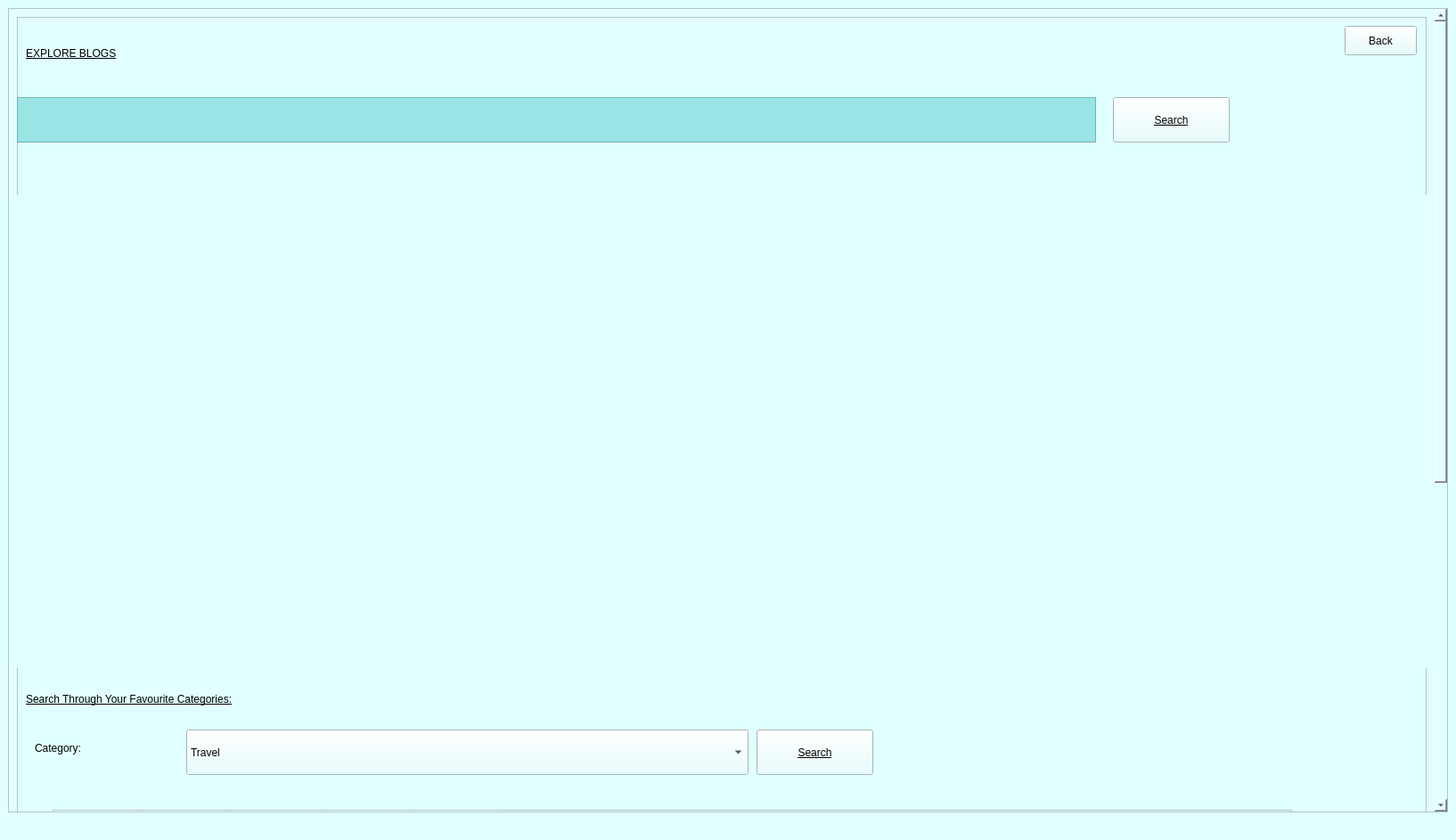
<?xml version="1.0" encoding="UTF-8"?>
<ui version="4.0">
 <class>MainWindow</class>
 <widget class="QMainWindow" name="MainWindow">
  <property name="geometry">
   <rect>
    <x>0</x>
    <y>0</y>
    <width>1634</width>
    <height>943</height>
   </rect>
  </property>
  <property name="windowTitle">
   <string>MainWindow</string>
  </property>
  <property name="styleSheet">
   <string notr="true">background-color: rgb(226, 255, 255);</string>
  </property>
  <widget class="QWidget" name="centralwidget">
   <layout class="QVBoxLayout" name="verticalLayout">
    <item>
     <widget class="QScrollArea" name="scrollArea">
      <property name="minimumSize">
       <size>
        <width>0</width>
        <height>900</height>
       </size>
      </property>
      <property name="widgetResizable">
       <bool>true</bool>
      </property>
      <widget class="QWidget" name="scrollAreaWidgetContents">
       <property name="geometry">
        <rect>
         <x>0</x>
         <y>-620</y>
         <width>1593</width>
         <height>1518</height>
        </rect>
       </property>
       <layout class="QVBoxLayout" name="verticalLayout_2">
        <item>
         <widget class="QFrame" name="frame">
          <property name="minimumSize">
           <size>
            <width>0</width>
            <height>1500</height>
           </size>
          </property>
          <property name="frameShape">
           <enum>QFrame::StyledPanel</enum>
          </property>
          <property name="frameShadow">
           <enum>QFrame::Raised</enum>
          </property>
          <widget class="QPlainTextEdit" name="name">
           <property name="geometry">
            <rect>
             <x>0</x>
             <y>90</y>
             <width>1211</width>
             <height>51</height>
            </rect>
           </property>
           <property name="styleSheet">
            <string notr="true">background-color: rgb(153, 229, 229);
font: 75 14pt &quot;MS Shell Dlg 2&quot;;</string>
           </property>
          </widget>
          <widget class="QLabel" name="label">
           <property name="geometry">
            <rect>
             <x>20</x>
             <y>800</y>
             <width>141</width>
             <height>41</height>
            </rect>
           </property>
           <property name="styleSheet">
            <string notr="true">font: 18pt &quot;MS Shell Dlg 2&quot;;</string>
           </property>
           <property name="text">
            <string>Category:</string>
           </property>
          </widget>
          <widget class="QComboBox" name="comboBox">
           <property name="geometry">
            <rect>
             <x>190</x>
             <y>800</y>
             <width>631</width>
             <height>51</height>
            </rect>
           </property>
           <property name="styleSheet">
            <string notr="true">font: 16pt &quot;Elephant&quot;;</string>
           </property>
           <item>
            <property name="text">
             <string>Travel</string>
            </property>
           </item>
           <item>
            <property name="text">
             <string>Food</string>
            </property>
           </item>
           <item>
            <property name="text">
             <string>Sports</string>
            </property>
           </item>
           <item>
            <property name="text">
             <string>Fashion</string>
            </property>
           </item>
           <item>
            <property name="text">
             <string>Personal</string>
            </property>
           </item>
          </widget>
          <widget class="QPushButton" name="pushButton_3">
           <property name="geometry">
            <rect>
             <x>1230</x>
             <y>90</y>
             <width>131</width>
             <height>51</height>
            </rect>
           </property>
           <property name="styleSheet">
            <string notr="true">font: 28pt &quot;&quot;;
text-decoration: underline;
font: 20pt &quot;Eras Bold ITC&quot;;</string>
           </property>
           <property name="text">
            <string>Search</string>
           </property>
          </widget>
          <widget class="QPushButton" name="pushButton_2">
           <property name="geometry">
            <rect>
             <x>830</x>
             <y>800</y>
             <width>131</width>
             <height>51</height>
            </rect>
           </property>
           <property name="styleSheet">
            <string notr="true">font: 28pt &quot;&quot;;
text-decoration: underline;
font: 20pt &quot;Eras Bold ITC&quot;;</string>
           </property>
           <property name="text">
            <string>Search</string>
           </property>
          </widget>
          <widget class="QTableWidget" name="tableWidget">
           <property name="geometry">
            <rect>
             <x>40</x>
             <y>890</y>
             <width>1391</width>
             <height>461</height>
            </rect>
           </property>
           <property name="styleSheet">
            <string notr="true">font: 75 16pt &quot;MS Shell Dlg 2&quot;;</string>
           </property>
           <column>
            <property name="text">
             <string>Author</string>
            </property>
           </column>
           <column>
            <property name="text">
             <string>Title</string>
            </property>
           </column>
           <column>
            <property name="text">
             <string>Content</string>
            </property>
           </column>
           <column>
            <property name="text">
             <string>Like</string>
            </property>
           </column>
           <column>
            <property name="text">
             <string>Dislike</string>
            </property>
           </column>
          </widget>
          <widget class="QPushButton" name="pushButton_4">
           <property name="geometry">
            <rect>
             <x>1320</x>
             <y>1360</y>
             <width>111</width>
             <height>41</height>
            </rect>
           </property>
           <property name="styleSheet">
            <string notr="true">font: 28pt &quot;&quot;;
text-decoration: underline;
font: 15pt &quot;Eras Bold ITC&quot;;</string>
           </property>
           <property name="text">
            <string>View</string>
           </property>
          </widget>
          <widget class="QPushButton" name="pushButton">
           <property name="geometry">
            <rect>
             <x>1490</x>
             <y>10</y>
             <width>81</width>
             <height>33</height>
            </rect>
           </property>
           <property name="styleSheet">
            <string notr="true">font: 12pt &quot;MS Shell Dlg 2&quot;;</string>
           </property>
           <property name="text">
            <string>Back</string>
           </property>
          </widget>
          <widget class="QLabel" name="label_2">
           <property name="geometry">
            <rect>
             <x>0</x>
             <y>200</y>
             <width>1591</width>
             <height>531</height>
            </rect>
           </property>
           <property name="text">
            <string/>
           </property>
           <property name="pixmap">
            <pixmap>C:/Users/91810/Pictures/Screenshots/sawantttt.png</pixmap>
           </property>
          </widget>
          <widget class="QLabel" name="label_3">
           <property name="geometry">
            <rect>
             <x>10</x>
             <y>10</y>
             <width>451</width>
             <height>61</height>
            </rect>
           </property>
           <property name="styleSheet">
            <string notr="true">font: 28pt &quot;&quot;;
text-decoration: underline;
font: 30pt &quot;Eras Bold ITC&quot;;</string>
           </property>
           <property name="text">
            <string>EXPLORE BLOGS</string>
           </property>
          </widget>
          <widget class="QLabel" name="label_4">
           <property name="geometry">
            <rect>
             <x>10</x>
             <y>740</y>
             <width>741</width>
             <height>51</height>
            </rect>
           </property>
           <property name="styleSheet">
            <string notr="true">font: 28pt &quot;&quot;;
text-decoration: underline;
font: 20pt &quot;Eras Bold ITC&quot;;</string>
           </property>
           <property name="text">
            <string>Search Through Your Favourite Categories:</string>
           </property>
          </widget>
         </widget>
        </item>
       </layout>
      </widget>
     </widget>
    </item>
   </layout>
  </widget>
  <widget class="QStatusBar" name="statusbar"/>
 </widget>
 <resources/>
 <connections/>
</ui>
